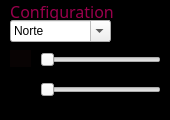
         <widget class="QGroupBox" name="groupConfiguration">
          <property name="enabled">
           <bool>true</bool>
          </property>
          <property name="palette">
           <palette>
            <active>
             <colorrole role="WindowText">
              <brush brushstyle="SolidPattern">
               <color alpha="255">
                <red>255</red>
                <green>255</green>
                <blue>255</blue>
               </color>
              </brush>
             </colorrole>
             <colorrole role="Button">
              <brush brushstyle="SolidPattern">
               <color alpha="255">
                <red>0</red>
                <green>0</green>
                <blue>0</blue>
               </color>
              </brush>
             </colorrole>
             <colorrole role="Light">
              <brush brushstyle="SolidPattern">
               <color alpha="255">
                <red>42</red>
                <green>42</green>
                <blue>42</blue>
               </color>
              </brush>
             </colorrole>
             <colorrole role="Midlight">
              <brush brushstyle="SolidPattern">
               <color alpha="255">
                <red>35</red>
                <green>35</green>
                <blue>35</blue>
               </color>
              </brush>
             </colorrole>
             <colorrole role="Dark">
              <brush brushstyle="SolidPattern">
               <color alpha="255">
                <red>14</red>
                <green>14</green>
                <blue>14</blue>
               </color>
              </brush>
             </colorrole>
             <colorrole role="Mid">
              <brush brushstyle="SolidPattern">
               <color alpha="255">
                <red>18</red>
                <green>18</green>
                <blue>18</blue>
               </color>
              </brush>
             </colorrole>
             <colorrole role="Text">
              <brush brushstyle="SolidPattern">
               <color alpha="255">
                <red>255</red>
                <green>255</green>
                <blue>255</blue>
               </color>
              </brush>
             </colorrole>
             <colorrole role="BrightText">
              <brush brushstyle="SolidPattern">
               <color alpha="255">
                <red>255</red>
                <green>255</green>
                <blue>255</blue>
               </color>
              </brush>
             </colorrole>
             <colorrole role="ButtonText">
              <brush brushstyle="SolidPattern">
               <color alpha="255">
                <red>255</red>
                <green>255</green>
                <blue>255</blue>
               </color>
              </brush>
             </colorrole>
             <colorrole role="Base">
              <brush brushstyle="SolidPattern">
               <color alpha="255">
                <red>0</red>
                <green>0</green>
                <blue>0</blue>
               </color>
              </brush>
             </colorrole>
             <colorrole role="Window">
              <brush brushstyle="SolidPattern">
               <color alpha="255">
                <red>0</red>
                <green>0</green>
                <blue>0</blue>
               </color>
              </brush>
             </colorrole>
             <colorrole role="Shadow">
              <brush brushstyle="SolidPattern">
               <color alpha="255">
                <red>0</red>
                <green>0</green>
                <blue>0</blue>
               </color>
              </brush>
             </colorrole>
             <colorrole role="AlternateBase">
              <brush brushstyle="SolidPattern">
               <color alpha="255">
                <red>14</red>
                <green>14</green>
                <blue>14</blue>
               </color>
              </brush>
             </colorrole>
             <colorrole role="ToolTipBase">
              <brush brushstyle="SolidPattern">
               <color alpha="255">
                <red>255</red>
                <green>255</green>
                <blue>220</blue>
               </color>
              </brush>
             </colorrole>
             <colorrole role="ToolTipText">
              <brush brushstyle="SolidPattern">
               <color alpha="255">
                <red>0</red>
                <green>0</green>
                <blue>0</blue>
               </color>
              </brush>
             </colorrole>
            </active>
            <inactive>
             <colorrole role="WindowText">
              <brush brushstyle="SolidPattern">
               <color alpha="255">
                <red>255</red>
                <green>255</green>
                <blue>255</blue>
               </color>
              </brush>
             </colorrole>
             <colorrole role="Button">
              <brush brushstyle="SolidPattern">
               <color alpha="255">
                <red>0</red>
                <green>0</green>
                <blue>0</blue>
               </color>
              </brush>
             </colorrole>
             <colorrole role="Light">
              <brush brushstyle="SolidPattern">
               <color alpha="255">
                <red>42</red>
                <green>42</green>
                <blue>42</blue>
               </color>
              </brush>
             </colorrole>
             <colorrole role="Midlight">
              <brush brushstyle="SolidPattern">
               <color alpha="255">
                <red>35</red>
                <green>35</green>
                <blue>35</blue>
               </color>
              </brush>
             </colorrole>
             <colorrole role="Dark">
              <brush brushstyle="SolidPattern">
               <color alpha="255">
                <red>14</red>
                <green>14</green>
                <blue>14</blue>
               </color>
              </brush>
             </colorrole>
             <colorrole role="Mid">
              <brush brushstyle="SolidPattern">
               <color alpha="255">
                <red>18</red>
                <green>18</green>
                <blue>18</blue>
               </color>
              </brush>
             </colorrole>
             <colorrole role="Text">
              <brush brushstyle="SolidPattern">
               <color alpha="255">
                <red>255</red>
                <green>255</green>
                <blue>255</blue>
               </color>
              </brush>
             </colorrole>
             <colorrole role="BrightText">
              <brush brushstyle="SolidPattern">
               <color alpha="255">
                <red>255</red>
                <green>255</green>
                <blue>255</blue>
               </color>
              </brush>
             </colorrole>
             <colorrole role="ButtonText">
              <brush brushstyle="SolidPattern">
               <color alpha="255">
                <red>255</red>
                <green>255</green>
                <blue>255</blue>
               </color>
              </brush>
             </colorrole>
             <colorrole role="Base">
              <brush brushstyle="SolidPattern">
               <color alpha="255">
                <red>0</red>
                <green>0</green>
                <blue>0</blue>
               </color>
              </brush>
             </colorrole>
             <colorrole role="Window">
              <brush brushstyle="SolidPattern">
               <color alpha="255">
                <red>0</red>
                <green>0</green>
                <blue>0</blue>
               </color>
              </brush>
             </colorrole>
             <colorrole role="Shadow">
              <brush brushstyle="SolidPattern">
               <color alpha="255">
                <red>0</red>
                <green>0</green>
                <blue>0</blue>
               </color>
              </brush>
             </colorrole>
             <colorrole role="AlternateBase">
              <brush brushstyle="SolidPattern">
               <color alpha="255">
                <red>14</red>
                <green>14</green>
                <blue>14</blue>
               </color>
              </brush>
             </colorrole>
             <colorrole role="ToolTipBase">
              <brush brushstyle="SolidPattern">
               <color alpha="255">
                <red>255</red>
                <green>255</green>
                <blue>220</blue>
               </color>
              </brush>
             </colorrole>
             <colorrole role="ToolTipText">
              <brush brushstyle="SolidPattern">
               <color alpha="255">
                <red>0</red>
                <green>0</green>
                <blue>0</blue>
               </color>
              </brush>
             </colorrole>
            </inactive>
            <disabled>
             <colorrole role="WindowText">
              <brush brushstyle="SolidPattern">
               <color alpha="255">
                <red>14</red>
                <green>14</green>
                <blue>14</blue>
               </color>
              </brush>
             </colorrole>
             <colorrole role="Button">
              <brush brushstyle="SolidPattern">
               <color alpha="255">
                <red>0</red>
                <green>0</green>
                <blue>0</blue>
               </color>
              </brush>
             </colorrole>
             <colorrole role="Light">
              <brush brushstyle="SolidPattern">
               <color alpha="255">
                <red>42</red>
                <green>42</green>
                <blue>42</blue>
               </color>
              </brush>
             </colorrole>
             <colorrole role="Midlight">
              <brush brushstyle="SolidPattern">
               <color alpha="255">
                <red>35</red>
                <green>35</green>
                <blue>35</blue>
               </color>
              </brush>
             </colorrole>
             <colorrole role="Dark">
              <brush brushstyle="SolidPattern">
               <color alpha="255">
                <red>14</red>
                <green>14</green>
                <blue>14</blue>
               </color>
              </brush>
             </colorrole>
             <colorrole role="Mid">
              <brush brushstyle="SolidPattern">
               <color alpha="255">
                <red>18</red>
                <green>18</green>
                <blue>18</blue>
               </color>
              </brush>
             </colorrole>
             <colorrole role="Text">
              <brush brushstyle="SolidPattern">
               <color alpha="255">
                <red>14</red>
                <green>14</green>
                <blue>14</blue>
               </color>
              </brush>
             </colorrole>
             <colorrole role="BrightText">
              <brush brushstyle="SolidPattern">
               <color alpha="255">
                <red>255</red>
                <green>255</green>
                <blue>255</blue>
               </color>
              </brush>
             </colorrole>
             <colorrole role="ButtonText">
              <brush brushstyle="SolidPattern">
               <color alpha="255">
                <red>14</red>
                <green>14</green>
                <blue>14</blue>
               </color>
              </brush>
             </colorrole>
             <colorrole role="Base">
              <brush brushstyle="SolidPattern">
               <color alpha="255">
                <red>0</red>
                <green>0</green>
                <blue>0</blue>
               </color>
              </brush>
             </colorrole>
             <colorrole role="Window">
              <brush brushstyle="SolidPattern">
               <color alpha="255">
                <red>0</red>
                <green>0</green>
                <blue>0</blue>
               </color>
              </brush>
             </colorrole>
             <colorrole role="Shadow">
              <brush brushstyle="SolidPattern">
               <color alpha="255">
                <red>0</red>
                <green>0</green>
                <blue>0</blue>
               </color>
              </brush>
             </colorrole>
             <colorrole role="AlternateBase">
              <brush brushstyle="SolidPattern">
               <color alpha="255">
                <red>28</red>
                <green>28</green>
                <blue>28</blue>
               </color>
              </brush>
             </colorrole>
             <colorrole role="ToolTipBase">
              <brush brushstyle="SolidPattern">
               <color alpha="255">
                <red>255</red>
                <green>255</green>
                <blue>220</blue>
               </color>
              </brush>
             </colorrole>
             <colorrole role="ToolTipText">
              <brush brushstyle="SolidPattern">
               <color alpha="255">
                <red>0</red>
                <green>0</green>
                <blue>0</blue>
               </color>
              </brush>
             </colorrole>
            </disabled>
           </palette>
          </property>
          <property name="font">
           <font>
            <family>Comfortaa</family>
            <pointsize>12</pointsize>
            <weight>9</weight>
            <italic>false</italic>
            <bold>false</bold>
           </font>
          </property>
          <property name="cursor">
           <cursorShape>PointingHandCursor</cursorShape>
          </property>
          <property name="mouseTracking">
           <bool>false</bool>
          </property>
          <property name="autoFillBackground">
           <bool>false</bool>
          </property>
          <property name="styleSheet">
           <string notr="true">QGroupBox {
    border: 1px solid rgb(0, 0, 0);
    border-radius: 9px;
    margin-top: 0.5em;
	background-color: rgb(0, 0, 0)
}
QGroupBox::title {
	font: 105 25pt &quot;Utopia&quot;;
	color: rgb(153, 0, 76);
    subcontrol-origin: margin;
    left: 5 px;
    padding: 0 3px 0 3px;
}

</string>
          </property>
          <property name="title">
           <string>Configuration</string>
          </property>
          <property name="flat">
           <bool>false</bool>
          </property>
          <widget class="QSlider" name="speedSlider">
           <property name="geometry">
            <rect>
             <x>40</x>
             <y>50</y>
             <width>121</width>
             <height>20</height>
            </rect>
           </property>
           <property name="minimum">
            <number>1</number>
           </property>
           <property name="maximum">
            <number>16</number>
           </property>
           <property name="singleStep">
            <number>1</number>
           </property>
           <property name="pageStep">
            <number>0</number>
           </property>
           <property name="value">
            <number>1</number>
           </property>
           <property name="sliderPosition">
            <number>1</number>
           </property>
           <property name="orientation">
            <enum>Qt::Horizontal</enum>
           </property>
          </widget>
          <widget class="QSlider" name="zoomSlider">
           <property name="geometry">
            <rect>
             <x>40</x>
             <y>80</y>
             <width>121</width>
             <height>20</height>
            </rect>
           </property>
           <property name="orientation">
            <enum>Qt::Horizontal</enum>
           </property>
           <property name="invertedControls">
            <bool>true</bool>
           </property>
           <property name="tickPosition">
            <enum>QSlider::NoTicks</enum>
           </property>
          </widget>
          <widget class="QComboBox" name="positionBox">
           <property name="geometry">
            <rect>
             <x>10</x>
             <y>20</y>
             <width>101</width>
             <height>22</height>
            </rect>
           </property>
           <property name="styleSheet">
            <string notr="true">QComboBox {
	font: rgb(0, 0, 0) 19pt &quot;Utopia&quot;;
}
	
</string>
           </property>
           <property name="editable">
            <bool>true</bool>
           </property>
           <property name="currentText">
            <string>Norte</string>
           </property>
           <item>
            <property name="text">
             <string>Norte</string>
            </property>
           </item>
           <item>
            <property name="text">
             <string>Sur</string>
            </property>
           </item>
           <item>
            <property name="text">
             <string>Este</string>
            </property>
           </item>
           <item>
            <property name="text">
             <string>Oeste</string>
            </property>
           </item>
          </widget>
          <widget class="QLabel" name="label_2">
           <property name="enabled">
            <bool>true</bool>
           </property>
           <property name="geometry">
            <rect>
             <x>10</x>
             <y>50</y>
             <width>21</width>
             <height>17</height>
            </rect>
           </property>
           <property name="mouseTracking">
            <bool>false</bool>
           </property>
           <property name="styleSheet">
            <string notr="true">background-color: rgb(8, 3, 3);</string>
           </property>
           <property name="pixmap">
            <pixmap resource="imagenes.qrc">:/imagenes/search-1.png</pixmap>
           </property>
           <property name="scaledContents">
            <bool>true</bool>
           </property>
          </widget>
          <widget class="QLabel" name="label_3">
           <property name="geometry">
            <rect>
             <x>10</x>
             <y>80</y>
             <width>31</width>
             <height>31</height>
            </rect>
           </property>
           <property name="styleSheet">
            <string notr="true">background-color: rgb(0, 0, 0);</string>
           </property>
           <property name="pixmap">
            <pixmap resource="imagenes.qrc">:/imagenes/speedometer.png</pixmap>
           </property>
           <property name="scaledContents">
            <bool>true</bool>
           </property>
          </widget>
          <widget class="QPushButton" name="pickColor">
           <property name="geometry">
            <rect>
             <x>130</x>
             <y>20</y>
             <width>25</width>
             <height>22</height>
            </rect>
           </property>
           <property name="autoFillBackground">
            <bool>false</bool>
           </property>
           <property name="styleSheet">
            <string notr="true">QPushButton{
   background-color: rgb(205, 203, 203);
	border-color: rgb(205, 203, 203);
}</string>
           </property>
           <property name="icon">
            <iconset resource="imagenes.qrc">
             <normaloff>:/imagenes/rgb.png</normaloff>:/imagenes/rgb.png</iconset>
           </property>
           <property name="flat">
            <bool>true</bool>
           </property>
          </widget>
          <zorder>zoomSlider</zorder>
          <zorder>positionBox</zorder>
          <zorder>label_2</zorder>
          <zorder>label_3</zorder>
          <zorder>pickColor</zorder>
          <zorder>speedSlider</zorder>
         </widget>
